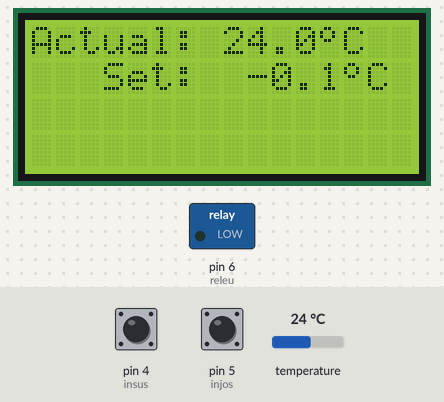
Simulated run of this sketch. Board: Arduino Uno, built with avr-gcc and run on an emulated ATmega328P. Parts: 16×4 character LCD, switched loads named in the sketch (green lamp = pin HIGH). Inputs (shaded band) come from the test bench; at power-on: pin 4 (insus) HIGH, pin 5 (injos) HIGH, temperature 24 °C. EEPROM starts erased; what the sketch prints to the serial monitor is not drawn.

Above: at 4.1 s.
4.2 s: pin 4 (insus) pulled LOW for 1 s
At 6.2 s:
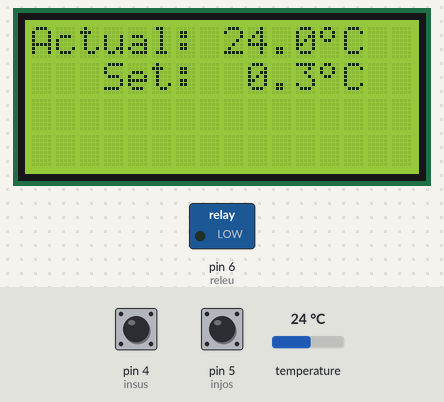
6.7 s: pin 5 (injos) pulled LOW for 1 s
At 8.3 s:
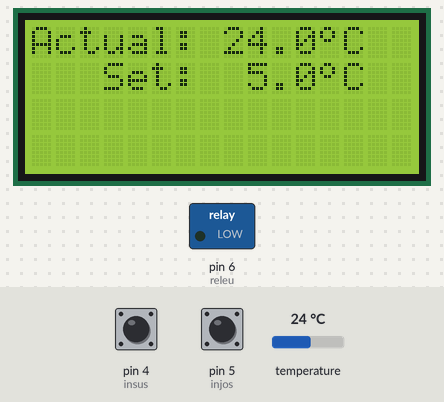
9.2 s: pin 4 (insus) pulled LOW for 0.15 s
At 10.4 s:
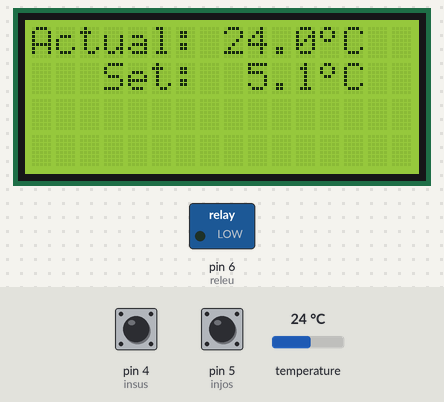
10.9 s: pin 4 (insus) pulled LOW for 1 s
At 11.3 s:
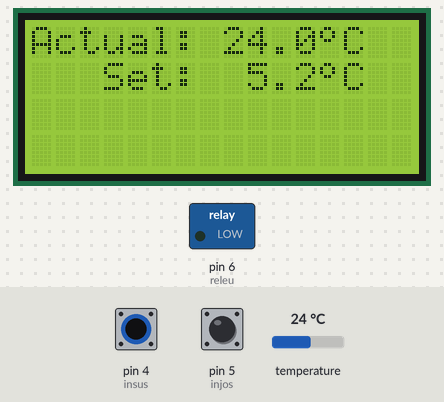
13.4 s: pin 4 (insus) pulled LOW for 0.15 s
At 14.8 s:
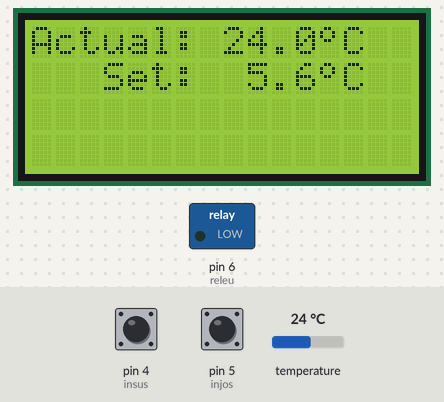
15.1 s: pin 5 (injos) pulled LOW for 0.15 s
At 16.1 s:
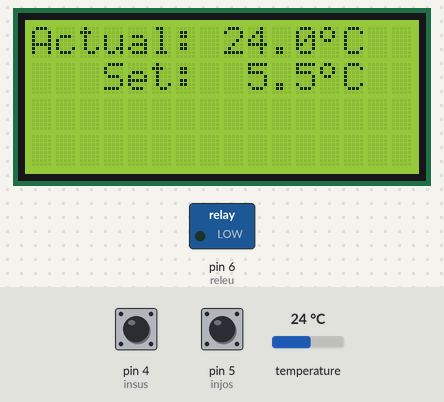
Timing chart, 0 to 18.1 s (numbered marks = the images above; inputs shaded):
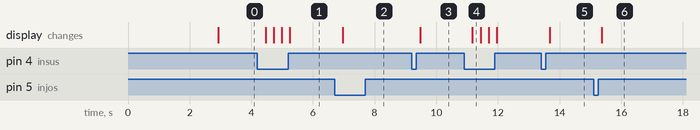

Measured:
- after the input at 4.2 s, the display: first changes after 0.26 s (image 1 shows a later state)
- after the input at 6.7 s, the display: changes after 0.27 s (image 2)
- after the input at 9.2 s, the display: changes after 0.27 s (image 3)
- after the input at 10.9 s, the display: changes after 0.27 s (image 4)
- after the input at 13.4 s, the display: changes after 0.28 s (image 5)
- after the input at 15.1 s, the display: changes after 0.27 s (image 6)

The sketch:

simplethermostat.ino
```cpp
/*
termostat cu senzor DS18B20, afisaj 1602 cu interfata i2c,
reglaj temperatura dorita din butoane

program scris de Nicu FLORICA (niq_ro) pt George DACIN
ver.1  - 28.02.2018
*/

#include <EEPROM.h>  // http://tronixstuff.com/2011/03/16/tutorial-your-arduinos-inbuilt-eeprom/
#include <OneWire.h>
#include <DallasTemperature.h>
#include <Wire.h>
#include <LiquidCrystal_I2C.h>

// Set the LCD address to 0x27 for a 16 chars and 2 line display
LiquidCrystal_I2C lcd(0x3F, 16, 4);  // scan adress with i2c scaner sketch https://playground.arduino.cc/Main/I2cScanner

// Data wire is plugged into port 2 on the Arduino
#define ONE_WIRE_BUS 2

// Setup a oneWire instance to communicate with any OneWire devices (not just Maxim/Dallas temperature ICs)
OneWire oneWire(ONE_WIRE_BUS);

// Pass our oneWire reference to Dallas Temperature.
DallasTemperature sensors(&oneWire);

float te; // temperature from DS18B20 sensor
float tes; // desired temperature
float dete = 0.5; // histeresys
byte tset1, tset2; // value for read from EEPROM
byte tset01, tset02; // value for record in EEPROM
int tes0; // value use for record in EEPROM

#define insus 4
#define injos 5
#define releu 6

// http://arduino.cc/en/Reference/LiquidCrystalCreateChar
byte grad[8] = {
  B01100,
  B10010,
  B10010,
  B01100,
  B00000,
  B00000,
  B00000,
};

unsigned long ultimacitire; // last read of DS sensor
unsigned long timpasteptare = 20000; // time between reading of DS sensor


void setup(void)
{
  // start serial port
  Serial.begin(9600);
  Serial.println("Thermostat for heating");

// define outputs and inputs
 pinMode(releu, OUTPUT);
 pinMode(injos, INPUT);
 pinMode(insus, INPUT);

// set the default state for outputs and inputs
  digitalWrite(releu, LOW);
  digitalWrite(injos, HIGH);
  digitalWrite(insus, HIGH);

// initialize the LCD
  lcd.begin();
// create custom symbol
lcd.createChar(0, grad);

  // Turn on the blacklight and print a message.
  lcd.backlight();
  lcd.setCursor(0,0);
  lcd.print("Termostat v.1.0");
  lcd.setCursor(0,1);
  lcd.print("  by niq_ro  ");

  // Start up the library
  sensors.begin();
  // call sensors.requestTemperatures() to issue a global temperature
  // request to all devices on the bus
  Serial.print("Requesting temperatures...");
  sensors.requestTemperatures(); // Send the command to get temperatures
  Serial.println("DONE");

  Serial.print("Temperature for the device 1 (index 0) is: ");
  te = sensors.getTempCByIndex(0);
  Serial.println(te);

  delay(2000);
  lcd.clear();

tset1 = EEPROM.read(201);
tset2 = EEPROM.read(202);
tes = 256 * tset1 + tset2;  // recover the number
tes = tes/10;
ultimacitire = millis();

lcd.setCursor(0,0);
lcd.print("Actual: ");
lcd.setCursor(3,1);
lcd.print("Set: ");
lcd.setCursor(8,0);
if (te < 10.) lcd.print(" ");
lcd.print(te,1);
//lcd.write(0b11011111);
lcd.write(byte(0));
lcd.print("C ");
lcd.setCursor(8,1);
if (tes < 10.) lcd.print(" ");
lcd.print(tes,1);
//lcd.write(0b11011111);
lcd.write(byte(0));
lcd.print("C ");

}  // end setup

void loop(void)
{


if ((millis() - ultimacitire) > timpasteptare)
{
  Serial.print("Requesting temperatures...");
  sensors.requestTemperatures(); // Send the command to get temperatures
  Serial.println("DONE");
  Serial.print("Temperature for the device 1 (index 0) is: ");
  te = sensors.getTempCByIndex(0);
  Serial.println(te);
  ultimacitire = millis();
if (te < 10.) lcd.print(" ");
lcd.setCursor(8,0);
lcd.print(te,1);
//lcd.write(0b11011111);
lcd.write(byte(0));
lcd.print("C ");
}

// change desired temperature
   if (digitalRead(injos) == LOW)
  { tes = tes - 0.1;
  if (tes < 5.0) tes = 5.0;  // limit for minimum set value
  delay(250);
  }
   if (digitalRead(insus) == LOW)
  { tes = tes + 0.1;
   if (tes > 27.0) tes = 27.0;  // limit for maximum set value
  delay(250);
  }

tes0 = tes*10;
tset01 = tes0 / 256;
tset02 = tes0 - tset01 * 256;
if ((tset1 != tset01) || (tset2 != tset02))
{
EEPROM.write(201, tset01);  // partea intreaga
EEPROM.write(202, tset02);   // rest
Serial.println("store in EEPROM");
lcd.setCursor(8,1);
if (tes < 10.) lcd.print(" ");
lcd.print(tes,1);
//lcd.write(0b11011111);
lcd.write(byte(0));
lcd.print("C ");
}

if (te < tes)  // temperature is bellow
{
  digitalWrite(releu, HIGH);
  lcd.setCursor(15,1);
  lcd.print("*");
}
if (te > tes + dete)  // temperature is over
{
  digitalWrite(releu, LOW);
  lcd.setCursor(15,1);
  lcd.print(" ");
}

} // end main loop
```
